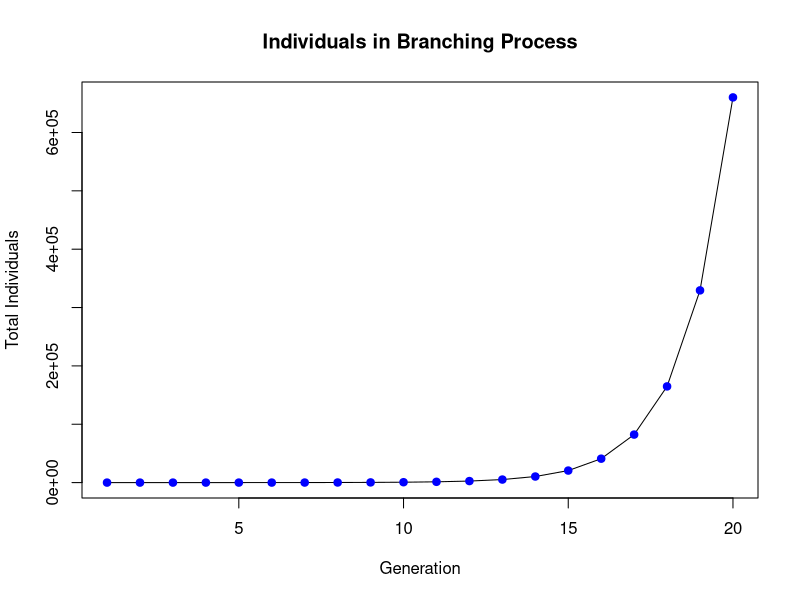

Write R code to recreate this figure. (Note: this script raises an error after producing the figure.)
## ---- chunk 1
knitr::opts_chunk$set(echo = TRUE)
## ---- chunk 2
simulate_bp <- function(num_generations, lambda) {
  total_individuals <- numeric(num_generations)
  total_individuals[1] <- 1
  offspring_count <- list()
  
  for (i in 2:num_generations) {
    offspring <- 0
    offspring_per_individual <- numeric(total_individuals[i-1])

    for (j in 1:total_individuals[i-1]) {
      offspring_per_individual[j] <- rpois(1, lambda)
      offspring <- offspring + offspring_per_individual[j]
    }
    if (offspring == 0) {
      total_individuals[i] <- 0
      return(list(total_individuals = total_individuals[1:i], offspring_count = offspring_count))
    }
    total_individuals[i] <- offspring
    offspring_count[[i-1]] <- offspring_per_individual
  }
  return(list(total_individuals = total_individuals, offspring_count = offspring_count))
}
## ---- chunk 3
num_generations <- 20
lambda <- 2
bp_simulation <- simulate_bp(num_generations, lambda)
## ---- chunk 4
tot_ind <- bp_simulation$total_individuals
tot_ind
## ---- chunk 5
X <- bp_simulation$offspring_count[[5]]
X
## ---- chunk 6
plot_bp <- function(bp_data) {
  total_individuals <- bp_data$total_individuals
  
  num_generations <- length(total_individuals)
  generations <- 1:num_generations
  
    plot(generations, total_individuals, type = "l",
       xlab = "Generation", ylab = "Total Individuals",
       main = "Individuals in Branching Process")

  for (i in 1:20) {
    points(i, total_individuals[i], col = "blue", pch = 19)
  }
}
plot_bp(bp_simulation)
## ---- chunk 7
mean(X)
## ---- chunk 8
sequence <- c(1, 4, 4, 2, 0, 3, 2, 4, 3, 1, 1, 0, 0, 0, 2, 5, 3, 1, 1, 3, 2, 3, 0, 2, 1, 3, 1, 6, 3, 5, 1, 5, 1, 2, 4, 3, 2, 1, 1, 0)

## ---- chunk 9

prior <- function(p, a, b){
  return(dbeta(p, a, b))
}

likelihood <- function(data, K, p) {
  return(prod(dbinom(data, size = K, prob = p)))
}

betabin_tour <- function(N, a, b, data, K) {
  current <- rbeta(1, a, b)
  p <- rep(0, N)
  p[1] <- current
  
  for (i in 2:N) {
    current <- p[i - 1]
    proposal <- current + rnorm(1, 0, 0.01)
    
    alpha <- exp(log(prior(proposal, a, b)) + log(likelihood(data, K, proposal))
                 - log(prior(current, a, b)) - log(likelihood(data, K, current)))

    if (runif(1) < alpha) {
      p[i] <- proposal
    } else {
      p[i] <- current
    }
  }
  
  return(list(p = p))
}



# Example usage:
N <- 30000  # Number of iterations
X <- bp_simulation$offspring_count[[5]]
X
a <- 1     # Shape parameter of prior
b <- 1     # Shape parameter of prior
K <- 10  # Number of trials in binomial distribution

result <- betabin_tour(N, a, b, X, K)
mean(result$p[20000:N])
result$p[29990:30000]

## ---- chunk 10
S <- 20 # Here 20
n <- 10
N <- 7

integrand <- function(p){ dbeta(p, shape1 = 1 + S, shape2 = 1 + n * N - S) }
result1 <- integrate(integrand, lower = 1/N, upper = 1)
result2 <- integrate(integrand, lower = 0, upper = 1)
result <- result1$value / result2$value

# Print the result
print(result)


## ---- chunk 11

# Example usage:
N <- 30000  # Number of iterations
X <- c(1,1,1,1,1,1,2,1,0,1,2,0)
mean(X)
a <- 1     # Shape parameter of prior
b <- 1     # Shape parameter of prior
K <- 10  # Number of trials in binomial distribution

result <- betabin_tour(N, a, b, X, K)
mean(result$p[20000:N])
result$p[29990:30000]


## ---- chunk 12

S = 12
n = 12
N = 2
integrand <- function(p){ dbeta(p, shape1 = 1 + S, shape2 = 1 + n * N - S) }
result1 <- integrate(integrand, lower = 1/N, upper = 1)
result2 <- integrate(integrand, lower = 0, upper = 1)
result <- result1$value / result2$value

# Print the result
print(result)


## ---- chunk 13

create_offspring_summary <- function(offspring_count) {
  max_offspring <- max(unlist(offspring_count))
  num_generations <- length(offspring_count)
  offspring_summary <- matrix(0, nrow = num_generations, ncol = max_offspring + 1)
  colnames(offspring_summary) <- 0:max_offspring
  
  for (i in 1:length(offspring_count)) {
    counts <- table(offspring_count[[i]])
    offspring_summary[i, 1:length(counts)] <- counts
  }
  
  return(offspring_summary)
}

## ---- chunk 14

num_generations <- 10
lambda <- 1.5
n_bp_simulation <- simulate_bp(num_generations, lambda)

result <- create_offspring_summary(n_bp_simulation$offspring_count)
result

## ---- chunk 15
num_generations <- 10
lambda <- 1.5
n_bp_simulation <- simulate_bp(num_generations, lambda)

result <- create_offspring_summary(n_bp_simulation$offspring_count)
c <- colSums(result, na.rm = TRUE)

# Print the vector c
print(c)

X <- as.vector(c)
X
## ---- chunk 16

# PRIOR SHOULDNT HAVE p? TODO. LOOK AT THE EXAMPLE ONLINE I FOUND.
prior <- function(p, alpha) {
  return((log(gtools::ddirichlet(p, alpha))))
}

likelihood <- function(data, p) {
  return(log(dmultinom(data, prob = p)))
}


## ---- chunk 17
mcmc_multinomial_dirichlet <- function(N, alpha, data) {
  p_list <- list()
  p_list[[1]] <- rep(1/length(alpha), length(alpha))
  
  for (i in 1:N) {  # Start loop from i = 1

    current <- p_list[[i]]
    proposal <- gtools::rdirichlet(1, alpha)

    prior1 <- prior(proposal, alpha)
    lik1 <- likelihood(data, proposal)
    prior2 <- prior(current, alpha)
    lik2 <- likelihood(data, current)
    
    A <- exp(prior1 + lik1 - prior2 - lik2)
    
    if (runif(1) < A) {
      p_list[[i + 1]] <- proposal
    } else {
      p_list[[i + 1]] <- current
    }
  }
  
  return(p_list)
}

# Example usage: # for reproducibility
N <- 20000  # Number of iterations
X <- as.vector(c)
alpha <- rep(1, length(X))
result <- mcmc_multinomial_dirichlet(N, alpha, X)
result[[N]]


